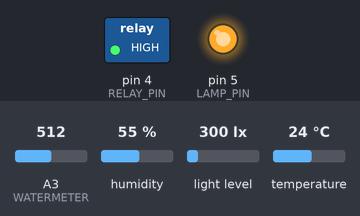
This sketch was run on a simulated Arduino Uno, built with avr-gcc and run on an emulated ATmega328P. Shown: switched loads named in the sketch (green lamp = pin HIGH), output pins drawn as LEDs (lit = HIGH). The inputs (shaded band) are chosen by the test bench; at power-on: A3 (WATERMETER) = 512, humidity 55 %, light level 300 lx, temperature 24 °C. What the sketch prints to the serial monitor is not drawn.

Above: at 1.2 s.
1.3 s: A3 (WATERMETER) set to 790
2.8 s: A3 (WATERMETER) set to 816
At 3.4 s:
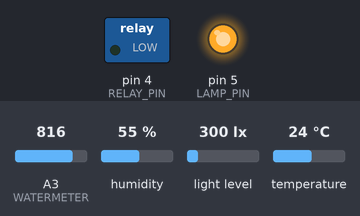
4.3 s: A3 (WATERMETER) set to 716
At 5.7 s:
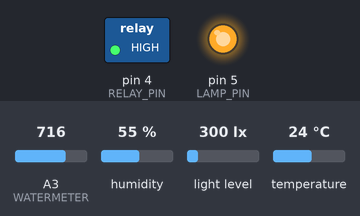
Timing chart, 0 to 7.3 s (numbered marks = the images above; inputs shaded):
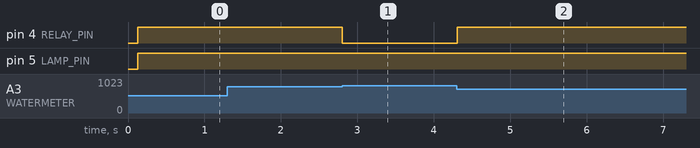

The sketch:

test.ino
```cpp
#include <Wire.h>
#include <BH1750.h>
#include <SoftwareSerial.h>
#include <DHT.h>
#include <Servo.h>

#define ESP_TX 7
#define ESP_RX 6
#define LAMP_PIN 5
#define RELAY_PIN 4
#define SERVO_PIN 3
#define DHT_PIN 2
#define WATERMETER A3

#define WATERLEVEL_HIGH 800
#define LAMP_INVERT_INTERVAL 500
#define SENSOR_POLL_INTERVAL 100
#define DHTTYPE DHT11

#define LIGHT_LOW 300
#define LIGHT_HIGH 2000

DHT dht(DHT_PIN, DHTTYPE);
BH1750 lightMeter; //на A4 && A5
SoftwareSerial esp(ESP_RX, ESP_TX);
Servo fortochka;

long last_temp_check = 0;
long last_lamp_change = 0;
long last_sensors_poll = 0;
int temperature, lux, waterlevel;

void setup() {
  Serial.begin(115200);
  esp.begin(19200);
  dht.begin();
   // fortochka.attach(SERVO_PIN);

  lightMeter.begin();

  Serial.println(F("templica_test"));

  pinMode(LAMP_PIN, OUTPUT);
  pinMode(RELAY_PIN, OUTPUT);

  last_temp_check = millis();
  last_lamp_change = millis();
  last_sensors_poll = millis();
  digitalWrite(RELAY_PIN,HIGH);
  digitalWrite(LAMP_PIN,HIGH);

// delay(1000);
digitalWrite(RELAY_PIN,LOW);
digitalWrite(LAMP_PIN,LOW);
// delay(1000);
// fortochka.write(170);
// delay(2000);
// fortochka.write(10);


}
int lastpos = 0, targetpos;

void loop() {

  // if ((millis() - last_lamp_change) > LAMP_INVERT_INTERVAL) {
  //   digitalWrite(LAMP_PIN, !digitalRead(LAMP_PIN));
  //   last_lamp_change = millis();
  // }

  if ((millis() - last_sensors_poll) > SENSOR_POLL_INTERVAL) {
    waterlevel = analogRead(WATERMETER);
    temperature = dht.readTemperature();
    lux = lightMeter.readLightLevel();

    // fortochka.attach(SERVO_PIN);
    // targetpos = map(lux, 0, 1250, 120, 50);
    // if (lastpos < targetpos) {
    //   for(int i=lastpos; i < targetpos; i++){
    //     fortochka.write(i);
    //     delay(15);
    //   }
    // } else {
    //   for(int i=targetpos; i > lastpos; i--){
    //     fortochka.write(i);
    //     delay(15);
    //   }
    // }
    // lastpos = targetpos;
    // fortochka.detach();//

    if (lux <= LIGHT_LOW) {
      digitalWrite(LAMP_PIN, 1);
    }
    if (lux >= LIGHT_HIGH) {
      digitalWrite(LAMP_PIN, 0);
    }

    // if (waterlevel < WATERLEVEL_LOW) {
    //   digitalWrite(RELAY_PIN, HIGH);
    // }
    if (waterlevel >= 800) {
      digitalWrite(RELAY_PIN, 0);
    } else {
      digitalWrite(RELAY_PIN, 1);
    }

    Serial.print(F("waterlevel"));
    Serial.print(F("\t"));
    Serial.print(F("temperature"));
    Serial.print(F("\t"));
    Serial.print(F("lux"));
    Serial.print(F("\t"));
    Serial.print(F("lastpos"));
    Serial.print(F("\t"));
    Serial.println();

    Serial.print(waterlevel);
    Serial.print("\t\t");
    if (!isnan(temperature)) {
      Serial.print(temperature);
    } else {
      Serial.print("--");
    }
    Serial.print("\t\t");
    Serial.print(lux);
    Serial.print("\t\t");
    Serial.print(lastpos);
    Serial.print("\t\t");
    Serial.println();

  //  last_sensors_poll = millis();
  }
}
```

Measured:
- the behaviour switches between 799 and 800 on A3 (WATERMETER) (found by bisection; images 0 and 1)
- after the input at 2.8 s, pin 4 (RELAY_PIN): HIGH → LOW at once
- after the input at 4.3 s, pin 4 (RELAY_PIN): LOW → HIGH at once
